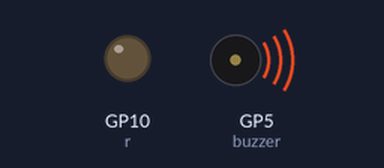
The program below on a simulated Raspberry Pi Pico running MicroPython. Shown: output pins drawn as LEDs (lit = HIGH), buzzer (waves = sounding). Random numbers come from a fixed seed. At 5.6 s the program stops and its outputs stay as they are.

Above: at 0.1 s.
At 5.7 s:
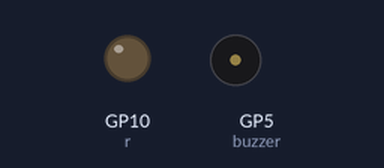
Timing chart, 0 to 7.1 s (numbered marks = the images above):
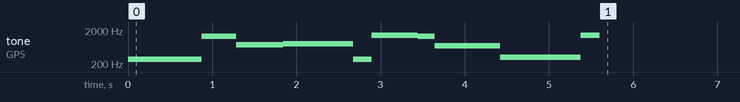

Measured:
- by itself, tone on GP5 (buzzer): plays 278 Hz for 0.88 s, 1320 Hz for 0.40 s, 740 Hz for 0.56 s, 784 Hz for 0.83 s, 278 Hz for 0.22 s, 1398 Hz for 0.55 s … (10 notes in this stretch)

The program:

whistlinpixie.py
```python
from machine import Pin,PWM,ADC
import sys, urandom, math
buzzer=PWM(Pin(5))
r=Pin(10,Pin.OUT)
adc=ADC(4)
buzzer.duty_u16(0)
scale = {"G" : 392, "A": 440,"B": 494,"C": 523,"D": 587,"E": 659,"F": 698,"J": 784}
longscale = {
    "1": 261,
    "2": 278,
    "3": 294,
    "4": 311,
    "5": 330,
    "6": 350,
    "7": 370,
    "8": 392,
    "9": 415,
    "10": 440,
    "11":466,
    "12":493
    }
def play(music):
    for note in music:
        tone = scale.get(note)
        buzzer.freq(tone)
        machine.lightsleep(300)
#play("GBABAGGABCADCJFEEFBGJG")

def sweep(start,end,duration):
    buzzer.freq(start)
    for i in range(start,end):
        buzzer.freq+=i
        machine.lightsleep(duration/(end-start))
buzzer.duty_u16(0000)
#sweep(1000,2000,2000)

def cacophonyForClaire(endurance):
    for note in range(0,endurance):
        rnd = urandom.uniform(1,36)
        octave = math.ceil(rnd/12)
        nextnote = str(math.ceil(rnd/3))
        nextduration = int(round(urandom.uniform(200,1000)))
        tone = longscale.get(nextnote)*octave
        buzzer.freq(tone)
        machine.lightsleep(nextduration)

buzzer.duty_u16(14435)
cacophonyForClaire(10)
buzzer.duty_u16(0)
```
